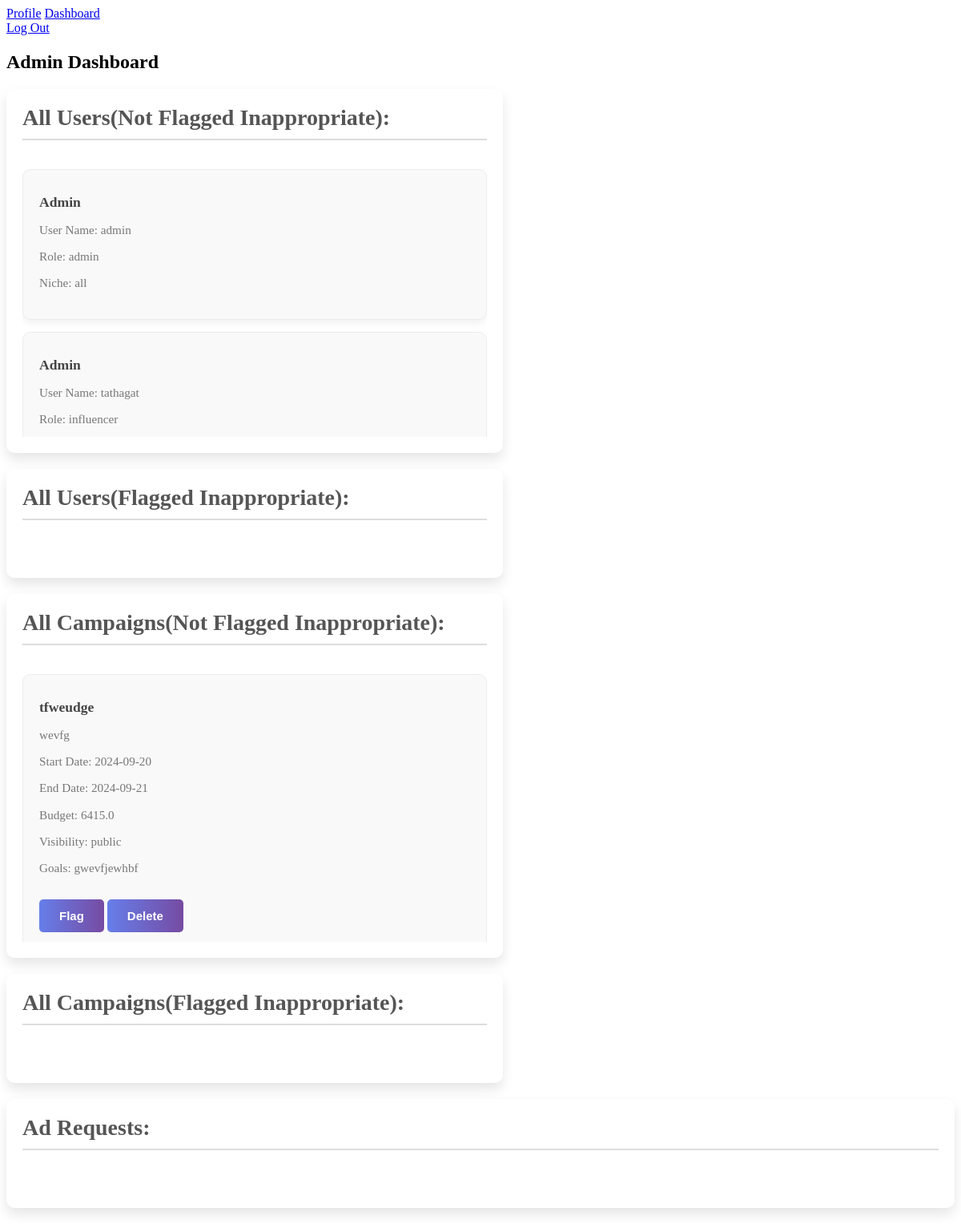
The page /dashboard (signed in) on the database its author committed.
### app.py (models this page shows)
class User(UserMixin, db.Model):
    id = db.Column(db.Integer, primary_key=True)
    username = db.Column(db.String(50), unique=True, nullable=False)
    password = db.Column(db.String(150), nullable=False)
    name = db.Column(db.String(50), nullable=False)
    role = db.Column(db.String(15), nullable=False, default='influencer')
    niche = db.Column(db.String(20), nullable=False, default='technology')
    is_flagged = db.Column(db.Boolean, default=False)
    influencer_info = db.relationship('InfluencerInfo', backref='user', uselist=False, cascade="all, delete-orphan")
    sent_requests = db.relationship('Request', foreign_keys='Request.sender_id', backref='sent_by', lazy='dynamic', cascade="all, delete-orphan")
    received_requests = db.relationship('Request', foreign_keys='Request.receiver_id', backref='received_by', lazy='dynamic', cascade="all, delete-orphan")
    campaigns = db.relationship('Campaign', backref='sponsor', lazy=True, cascade="all, delete-orphan")

class Campaign(db.Model):
    id = db.Column(db.Integer, primary_key=True)
    name = db.Column(db.String(100), nullable=False)
    description = db.Column(db.String(500))
    start_date = db.Column(db.String(12))
    end_date = db.Column(db.String(12))
    budget = db.Column(db.Float)
    niche = db.Column(db.String(20))
    visibility = db.Column(db.String(10))
    goals = db.Column(db.String(500))
    sponsor_id = db.Column(db.Integer, db.ForeignKey('user.id'))
    is_flagged = db.Column(db.Boolean, default=False)
    requests = db.relationship('Request', backref='campaign', lazy=True, cascade="all, delete-orphan")

### app.py (the view, shortened to what this page needs)
@app.route('/dashboard')
@login_required
def dashboard():
    if current_user.role == 'admin':
        users = User.query.all()
        influencers= User.query.filter_by(role='influencer').all()
        for influencer in influencers:
            influencer_info = InfluencerInfo.query.filter_by(user_id=influencer.id).first()
            influencer.influencer_info = influencer_info
        campaigns = Campaign.query.all()
        requests = Request.query.all()
        return render_template('admin_dashboard.html', users=users, influencers=influencers, campaigns=campaigns, requests=requests)
    return render_template('dashboard.html')

### app.py (called while the page is built)
@login_manager.user_loader
def load_user(user_id):
    return User.query.get(int(user_id))

### templates/admin_dashboard.html (shortened to what this page needs)
<!DOCTYPE html>
<html lang="en">
<head>
    <link rel="stylesheet" href={{ url_for('static', filename="admin_dashboard.css") }}>
</head>
<body>
    <nav>
        <div class="nav-left">
            <a href="{{ url_for('profile') }}">Profile</a>
            <a href="{{ url_for('dashboard') }}">Dashboard</a>
        </div>
       <div class="nav-right">
          <a href="{{ url_for('logout') }}">Log Out</a>
        </div>
    </nav>
    <div class="container">
        <h2>Admin Dashboard</h2>
        <div class="fram">
          <div class="second card">
              <h3>All Users(Not Flagged Inappropriate):</h3>
              <div class="scrollable">
                  <ul>
                 <div class="Users">
                     {% for user in users %}
                            {% if not user.is_flagged %}
                                <div>
                                    <h4>{{ user.name }}</h4>
                                    <p>User Name: {{ user.username }}</p>
                                    <p>Role: {{ user.role }}</p>
                                    <p>Niche: {{ user.niche }}</p>
                                </div>
                            {% endif %}
                     {% endfor %}
                 </div>
                  </ul>
              </div>
          </div>
          <div class="second card">
              <h3>All Users(Flagged Inappropriate):</h3>
              <div class="scrollable">
                </div>
            </div>
        </div>
        <div class="fram">
            <div class="second card">
                <h3>All Campaigns(Not Flagged Inappropriate):</h3>
                <div class="scrollable">
                    <ul>
                        <div class="Camp">
                            {% for campaign in campaigns %}
                                {% if not campaign.is_flagged %}
                                    <div>
                                        <h4>{{ campaign.name }}</h4>
                                        <p>{{ campaign.description }}</p>
                                        <p>Start Date: {{ campaign.start_date }}</p>
                                        <p>End Date: {{ campaign.end_date }}</p>
                                        <p>Budget: {{ campaign.budget }}</p>
                                        <p>Visibility: {{ campaign.visibility }}</p>
                                        <p>Goals: {{ campaign.goals }}</p>
                                        <form action="{{ url_for('flag_campaign', campaign_id=campaign.id) }}" method="POST" style="display:inline;">
                                            <button type="submit" class="button">Flag</button>
                                        </form>
                                        <form action="{{ url_for('delete_campaign', campaign_id=campaign.id) }}" method="POST" style="display:inline;">
                                            <button type="submit" class="button">Delete</button>
                                        </form>
                                    </div>
                                {% endif %}
                            {% endfor %}
                        </div>
                    </ul>
                </div>
            </div>
            <div class="second card">
                <h3>All Campaigns(Flagged Inappropriate):</h3>
                <div class="scrollable">
                </div>
            </div>
        </div>
        <div class="card">
            <h3>Ad Requests:</h3>
            <div class="scrollable">
            </div>
        </div>
    </div>
</body>
</html>

### static/admin_dashboard.css (style rules this page uses)
h3 { color: #555; margin-top: 35px; margin-bottom: 20px; border-bottom: 2px solid #ddd; padding-bottom: 10px; font-size: 1.75rem; }
.card { background: #ffffff; border-radius: 10px; box-shadow: 0 8px 15px rgba(0, 0, 0, 0.1); padding: 20px; margin-bottom: 20px; }
.card h3 { margin-top: 0; }
.scrollable { max-height: 350px; overflow-y: auto; }
ul { list-style: none; padding: 0; }
.Users, .Camp, .Req { display: flex; flex-direction: column; gap: 15px; }
.Users div, .Camp div, .Req div { background: #f9f9f9; padding: 20px; border: 1px solid #ececec; border-radius: 10px; box-shadow: 0 5px 10px rgba(0, 0, 0, 0.05); transition: transform 0.2s ease, box-shadow 0.2s ease; }
.second { width:49% }
.Users h4, .Camp h4 { margin: 10px 0; color: #444; font-size: 1.1rem; }
.Users p, .Camp p, .Req p { font-size: 0.95rem; color: #777; }
.button { display: inline-block; padding: 12px 25px; margin-top: 15px; background: linear-gradient(90deg, #667eea, #764ba2); color: white; text-decoration: none; border-radius: 5px; transition: background 0.3s ease, transform 0.2s ease; cursor: pointer; border: none; font-size: 15px; font-weight: bold; }
form { margin-top: 20px; display: inline; }

### rows shown on the page
User: name "Admin", username "admin", role "admin", niche "all"
User: name "Admin", username "tathagat", role "influencer"
Campaign: name "tfweudge", description "wevfg", start_date "2024-09-20", end_date "2024-09-21", budget "6415.0", visibility "public", goals "gwevfjewhbf"
